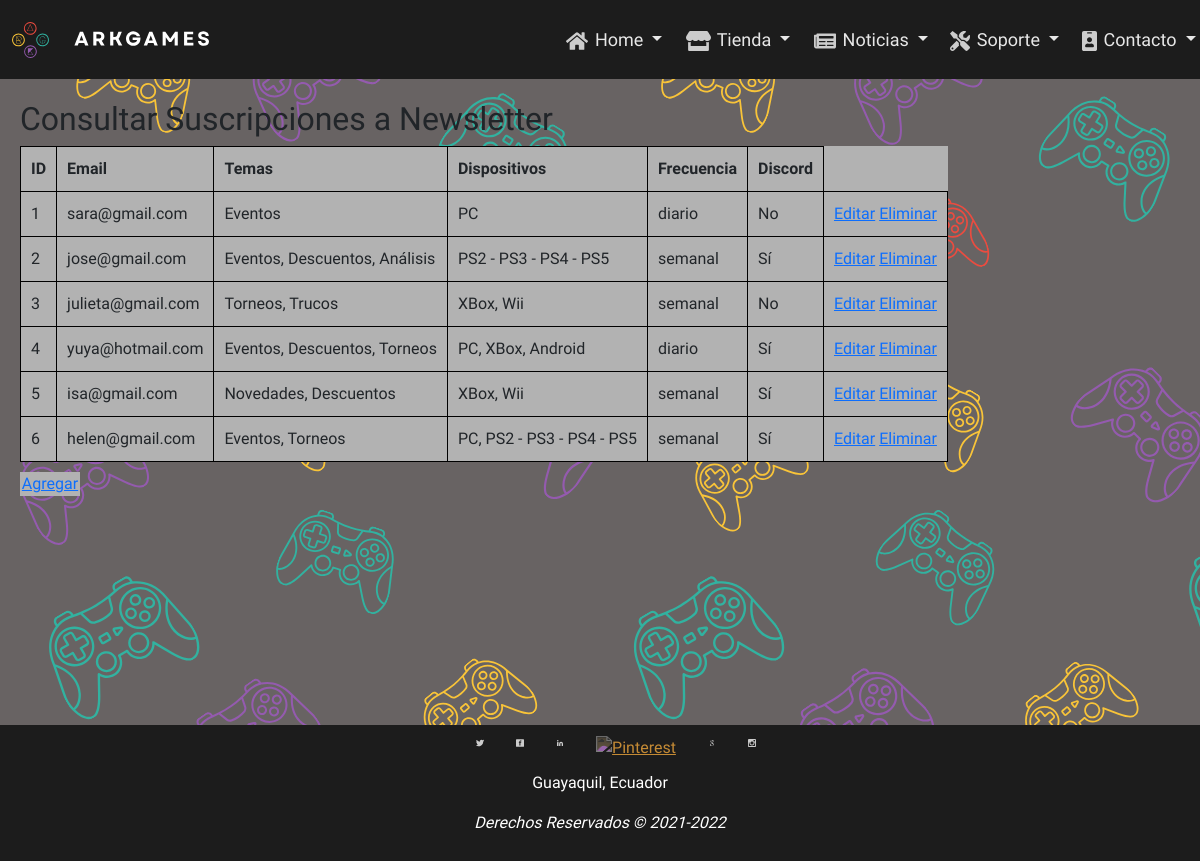
The app's page /views/Noticias/listar_noticias.php, older data.
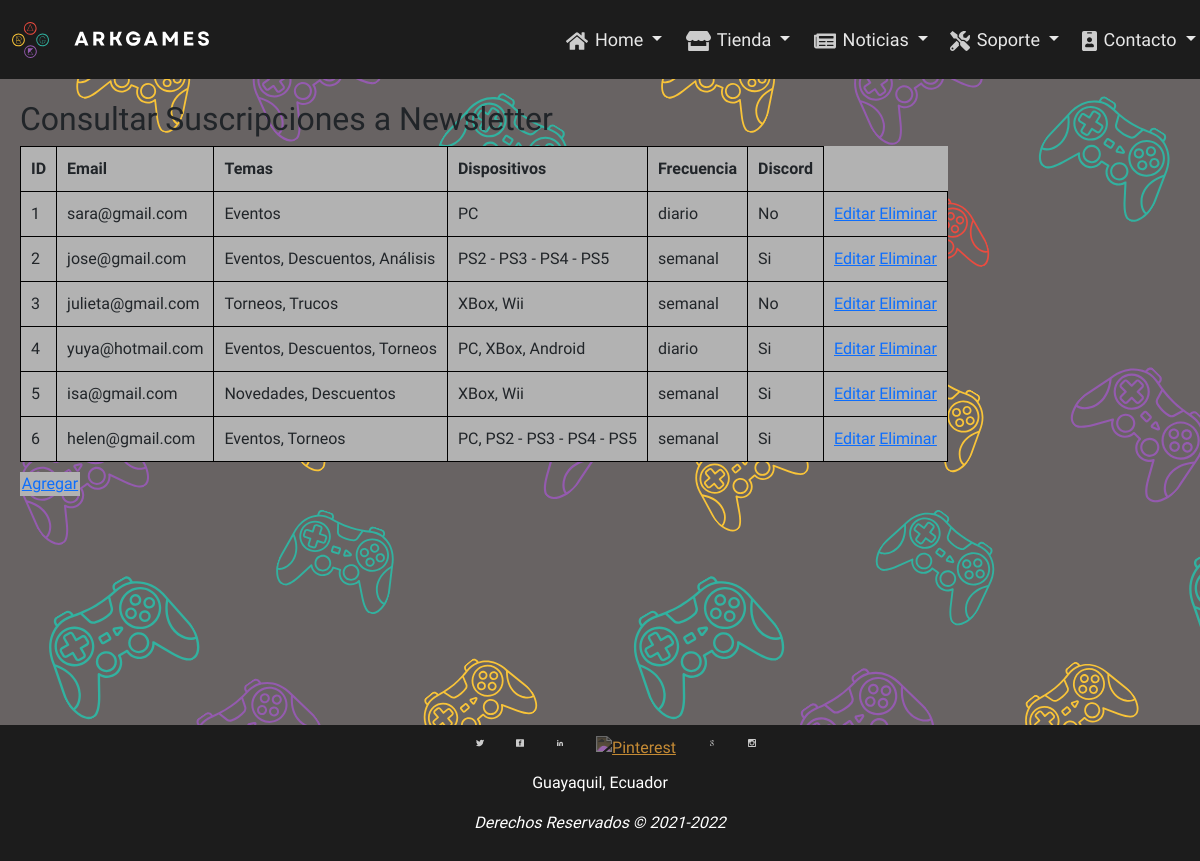
The same page, newer data.
### tables this page shows
CREATE TABLE `suscripcion` (
  `id_suscripcion` int NOT NULL AUTO_INCREMENT,
  `email` varchar(50) NOT NULL,
  `temas` varchar(200) NOT NULL,
  `dispositivos` varchar(200) NOT NULL,
  `frecuencia` varchar(10) NOT NULL,
  `discord` varchar(2) NOT NULL,
  PRIMARY KEY (`id_suscripcion`)
);

### views/Noticias/listar_noticias.php (the view, shortened to what this page needs)
<!DOCTYPE html>
<html lang="en">
    <head>
        <link rel="stylesheet" href="../../assets/css/master2.css" />
        <link href="https://cdn.jsdelivr.net/npm/bootstrap@5.1.1/dist/css/bootstrap.min.css" rel="stylesheet">
    </head>
    <body>
        <header>
            <?php
            require_once '../Templates/menu.php';
            ?>
        </header>
        <?php
        include_once '../../config/conexionPDO.php';
        $sql = "select * from suscripcion ";
        $stmt = $pdo->prepare($sql);
        $stmt->execute();
        ?>
        <div class="contenedor-table">
            <h2>Consultar Suscripciones a Newsletter</h2>
            <table>
                <thead>
                    <tr>
                        <th>ID</th>
                        <th>Email</th>
                        <th>Temas</th>
                        <th>Dispositivos</th>
                        <th>Frecuencia</th>
                        <th>Discord</th>
                    </tr>
                </thead>
                <tbody>
                    <?php
                    $filas = $stmt->fetchAll(PDO::FETCH_ASSOC);
                    foreach ($filas as $fila) {
                        $id = $fila['id_suscripcion'];
                        ?>
                        <tr>
                            <td><?php echo $id?></td>
                            <td><?php echo $fila['email'] ?></td>
                            <td><?php echo $fila['temas']?></td>
                            <td><?php echo $fila['dispositivos']?></td>
                            <td><?php echo $fila['frecuencia'] ?></td>
                            <td><?php echo $fila['discord'] ?></td>
                            <td>
                                <a href="editar_noticias.php?id=<?php echo $fila['id_suscripcion'] ?>">Editar</a>
                                <a href="eliminar_noticias.php?id=<?php echo $fila['id_suscripcion'] ?>">Eliminar</a>
                            </td>
                        </tr>
                    <?php } ?>
                </tbody>
            </table>
            <div class='btnAgregar'>
                <a href="frm_BernalHelen.php">Agregar</a>
            </div>
        </div>
        <?php
            include '../Templates/footer.php'
        ?>
    </body>
</html>

### views/Templates/menu.php (shortened to what this page needs)
<div class="container-menu">
    <section>
        <nav class="navbar navbar-expand-md">
            <div class="container-fluid">
                <img src="../../assets/img/logo-icon-text.svg" id="logo_page" alt="ArkGames - Menu CRUD" />
            </div>
            <div id="MenuNavegacion" class="collapse navbar-collapse">
                <ul class="navbar-nav">
                    <li class="nav-item dropdown">
                        <a class="nav-link dropdown-toggle" href="#" role="button" data-bs-toggle="dropdown" href="#">
                            <img src="../../assets/img/home-solid.svg" alt="Home" class="menu_icon">
                            Home
                        </a>
                    </li>
                    <li class="nav-item dropdown">
                        <a class="nav-link dropdown-toggle" href="#" role="button" data-bs-toggle="dropdown">
                            <img src="../../assets/img/store-solid.svg" alt="Tienda" class="menu_icon">
                            Tienda
                        </a>
                    </li>
                    <li class="nav-item dropdown">
                        <a class="nav-link dropdown-toggle" href="#" role="button" data-bs-toggle="dropdown">
                            <img src="../../assets/img/newspaper-solid.svg" alt="Noticias" class="menu_icon">
                            Noticias
                        </a>
                    </li>
                    <li class="nav-item dropdown">
                        <a class="nav-link dropdown-toggle" href="#" role="button" data-bs-toggle="dropdown">
                            <img src="../../assets/img/tools-solid.svg" alt="Soporte" class="menu_icon">
                            Soporte
                        </a>
                    </li>
                    <li class="nav-item dropdown">
                        <a class="nav-link dropdown-toggle" href="#" role="button" data-bs-toggle="dropdown">
                            <img src="../../assets/img/id-badge-solid.svg" alt="Contacto" class="menu_icon">
                            Contacto
                        </a>
                    </li>
                </ul>
            </div>
        </nav>
    </section>
</div>

### views/Templates/footer.php
<footer>
        <ul class="footer_social">
            <li><a href="https://twitter.com/" target="_blank"><img src="../../assets/img/twitter.svg" alt="Twitter"
                        class="footer_icon"></a></li>
            <li><a href="https://www.facebook.com/" target="_blank"><img src="../../assets/img/facebook.svg" alt="Facebook"
                        class="footer_icon"></a></li>
            <li><a href="https://www.linkedin.com/" target="_blank"><img src="../../assets/img/linkedin.svg" alt="LinkedIn"
                        class="footer_icon"></a></li>
            <li><a href="https://www.pinterest.com/" target="_blank"><img src="../../assets/img/pinterest.svg" alt="Pinterest"
                        class="footer_icon"></a></li>
            <li><a href="https://plus.google.com/" target="_blank"><img src="../../assets/img/google.svg" alt="Google"
                        class="footer_icon"></a></li>
            <li><a href="https://www.instagram.com/" target="_blank"><img src="../../assets/img/instagram.svg" alt="Instagram"
                        class="footer_icon"></a></li>
        </ul>
        <address>Guayaquil, Ecuador </address>
        <p id="derechos_reserv">Derechos Reservados &copy; 2021-2022</p>
</footer>

### assets/css/master2.css (style rules this page uses)
* { font-family: "Source Sans 3", sans-serif; text-decoration: none; list-style: none; margin: 0px; padding: 0px; outline: none; min-width: 0px; }
html { position: relative; min-height: 100%; }
.container-menu { width: 100%; display: table; background-color: #1c1c1c; position: fixed; left: 0; top: 0; z-index: 100; }
body { margin: 100px 0px 0px 0px; padding: 0px; background-color: rgb(104, 99, 99) !important; background-color: linear-gradient( 131deg, rgba(104, 99, 99, 1) 0%, rgba(33, 31, 31, 1) 100% ); background-image: url("../img/fondo_Arkgames.svg"); }
section { width: 100%; max-width: 1343px; margin: 0px auto; display: table; position: relative; }
#logo_page { float: left; font-size: 24px; text-transform: uppercase; padding: 12px 0px; height: 60px; }
nav { width: auto; position: relative; }
div.container-fluid { width: 50% !important; }
.nav-item { float: left; margin: 10px 0; }
.nav-link { color: #e7e7e7 !important; font-size: 18px; padding: 20px 10px; margin: 0 10px; display: inline-block; transition: all 0.5s ease 0s; }
nav ul li a img { padding-right: 10px; color: #ffffff; transition: all 0.5s ease 0s; }
.menu_icon { filter: invert(80%); padding-right: 2px; height: 20px; }
.footer_icon { filter: invert(80%); padding: 20px; height: 20px; padding: 6px; }
.contenedor-table, .contenedor-formulario { margin-top: 100px; margin-bottom: 25px; }
footer { display: table; background-color: #1c1c1c; color: white; padding-bottom: 10px; width: 100%; bottom: 0; position: relative; clear: both; }
.footer_social { display: table; margin-top: 5px; margin-bottom: 5px; margin-left: auto; margin-right: auto; }
.footer_social li { float: left; padding: 0px 10px; }
.footer_social li a { transition: all 0.5s ease 0s; display: table; }
address { text-align: center; }
#derechos_reserv { text-align: center; font-style: italic; }

### views/Noticias/listar_noticias.php (style rules this page uses)
.contenedor-table { margin-left: 20px; }
.contenedor-table { height: 75vh; }
table { border: #b2b2b2 1px solid; background-color: #b2b2b2; }
td, th { border: black 1px solid; padding: 10px; }
.btnAgregar { background-color: #b2b2b2; width: 60px; text-align: center; margin-top: 10px; }

Row changes from the older to the newer data that the page shows:
changed suscripcion "jose@gmail.com": discord "Sí" → "Si"
changed suscripcion "yuya@hotmail.com": discord "Sí" → "Si"
changed suscripcion "isa@gmail.com": discord "Sí" → "Si"
changed suscripcion "helen@gmail.com": discord "Sí" → "Si"
